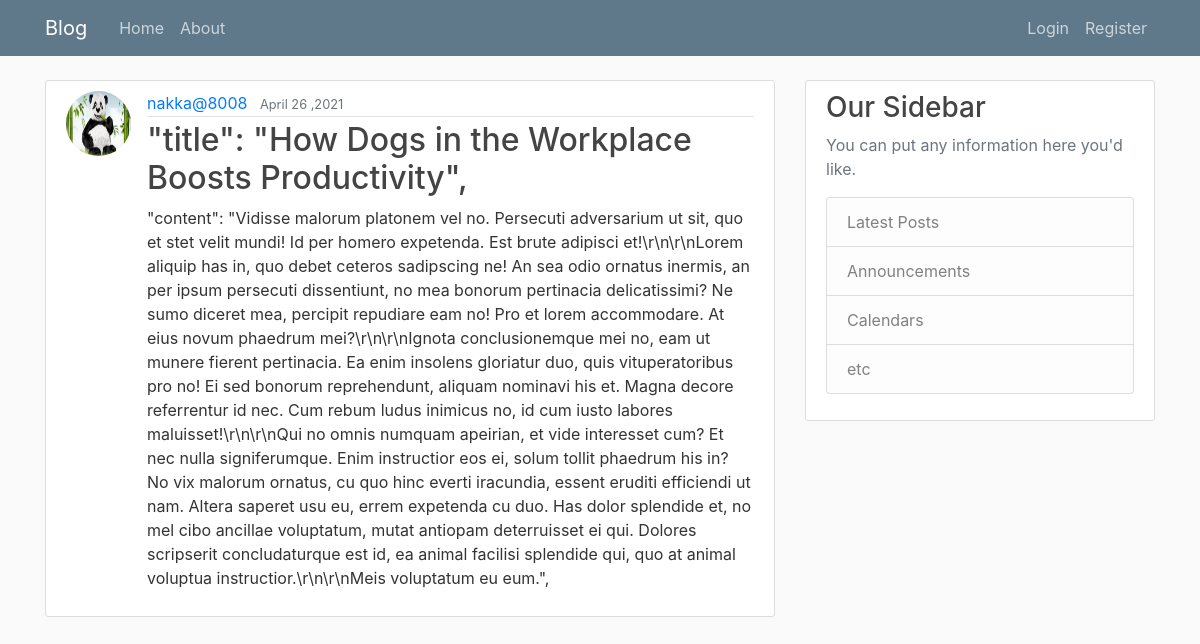
The page /post/13/ on the database its author committed.
### blog/models.py (models this page shows, shortened)
class Post(models.Model):
	title=models.CharField(max_length=200)
	content=models.TextField()
	date_posted=models.DateTimeField(default=timezone.now)
	author=models.ForeignKey(User, on_delete=models.CASCADE)

### users/models.py (models this page shows, shortened)
class Profile(models.Model):
	user=models.OneToOneField(User,on_delete=models.CASCADE)
	image=models.ImageField(default='default.jpg',upload_to='profile_pics')

### blog/views.py (the view)
# urls.py: path('post/<int:pk>/', PostDetailView.as_view(), name='post-detail'),
class PostDetailView(DetailView):
	model=Post

### blog/templates/blog/post_detail.html (shortened to what this page needs)
{% extends "blog/base.html" %}
{% block content %}
        <article class="media content-section">
       <img class="rounded-circle article-img" src="{{ object.author.profile.image.url }}">
            <div class="media-body">
              <div class="article-metadata">
                <a class="mr-2" href="{ % url 'user-posts' object.author.username % }">{{ object.author }}</a>
                <small class="text-muted">{{ object.date_posted|date:"F d ,Y" }}</small>
              </div>
            <h2 class ="article-title">{{ object.title }}</h2>
            <p class="article-content">{{ object.content }}</p>
          </div>
        </article>
{% endblock content %}

### blog/static/blog/main.css (style rules this page uses)
body { background: #fafafa; color: #333333; margin-top: 5rem; }
h1, h2, h3, h4, h5, h6 { color: #444444; }
.content-section { background: #ffffff; padding: 10px 20px; border: 1px solid #dddddd; border-radius: 3px; margin-bottom: 20px; }
.article-title { color: #444444; }
.article-content { white-space: pre-line; }
.article-img { height: 65px; width: 65px; margin-right: 16px; }
.article-metadata { padding-bottom: 1px; margin-bottom: 4px; border-bottom: 1px solid #e3e3e3 }

### rows shown on the page
Post: author.profile.image (placeholder picture), author "nakka@8008", date_posted "April 26 ,2021", title "\"title\": \"How Dogs in the Workplace Boosts Productivity\",", content "\"content\": \"Vidisse malorum platonem vel no. Persecuti adversarium ut sit, quo et stet velit mundi! Id per homero expetenda. Est brute adipisci et!\\r\\n\\r\\nLorem aliquip has in, quo debet ceteros sadipscing ne! An sea odio ornatus inermis, an per ipsum persecuti dissentiunt, no mea bonorum pertinacia delicatissimi? Ne sumo diceret mea, percipit repudiare eam no! Pro et lorem accommodare. At eius novum phaedrum mei?\\r\\n\\r\\nIgnota conclusionemque mei no, eam ut munere fierent pertinacia. Ea enim insolens gloriatur duo, quis vituperatoribus pro no! Ei sed bonorum reprehendunt, aliquam nominavi his et. Magna decore referrentur id nec. Cum rebum ludus inimicus no, id cum iusto labores…"
